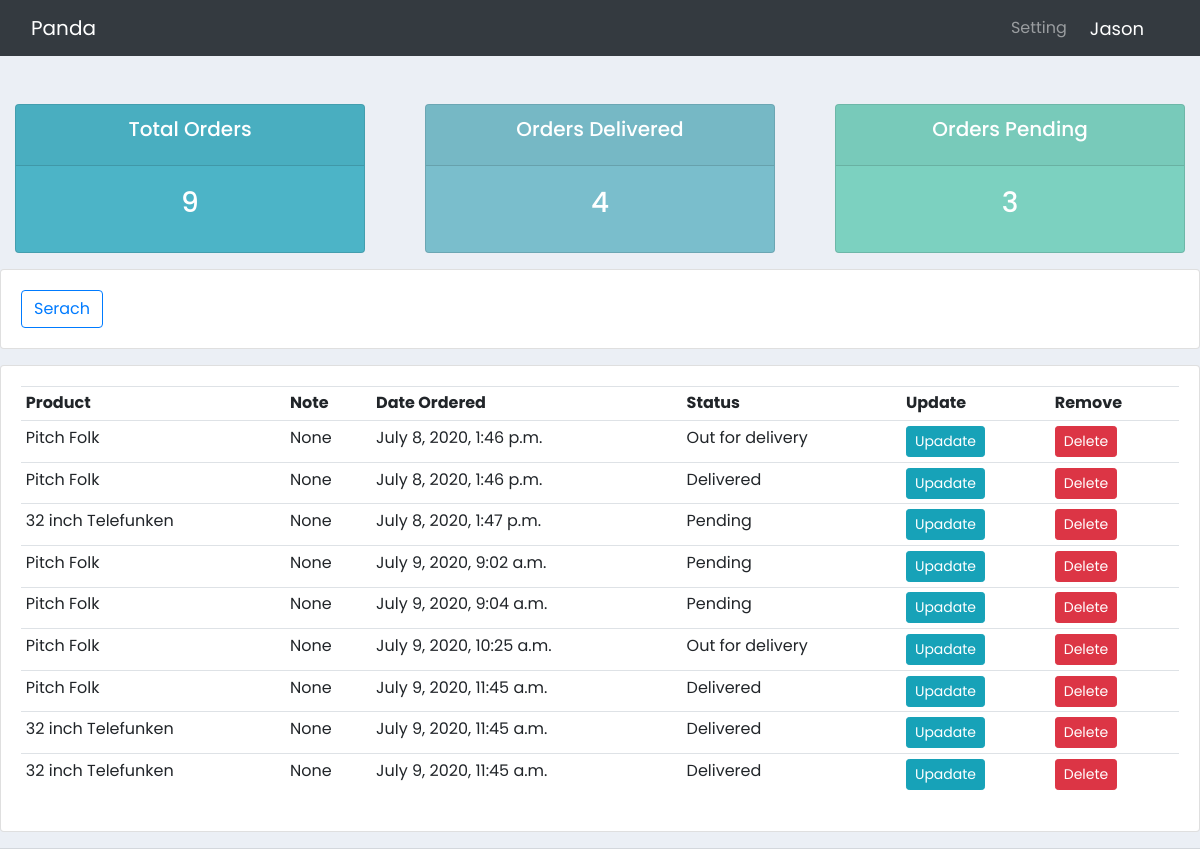
/user/ (signed in), run on the app's committed database.
### accounts/models.py (models this page shows, shortened)
class Order (models.Model) :
    STATUS =(
        ('Pending', '   Pending'),
        ('Out for delivery', 'Out for delivery'),
        ('Delivered', 'delivered'),
    )
    customer = models.ForeignKey(Customer, null = True, on_delete= models.SET_NULL)
    product =models.ForeignKey(Product, null= True, on_delete= models.SET_NULL)
    date_created = models.DateTimeField(auto_now_add = True, null =  True)
    status = models.CharField(max_length=200, null =  True, choices = STATUS)
    note = models.CharField(max_length=1000, null =  True)

class Product(models.Model):
    CATEGORY =(
        ('Indoor', 'Indoor'),
        ('Out Door', 'Out Door'),
        ('Clothing', 'Clothing'),
        ('Electronics', 'Electronics'),
        ('Accessories', 'Accessories'),
    )
    name = models.CharField(max_length=200, null =  True)
    price = models.FloatField(null= True)
    category = models.CharField(max_length=200, null =  True, choices= CATEGORY)
    description = models.CharField(max_length=400, null =  True, blank = True)
    date_created = models.DateTimeField(auto_now_add = True, null =  True)
    tags = models.ManyToManyField(Tag)
    def __str__(self):
        return self.name

### accounts/decorators.py (the view)
        def wrapper_funct(request, *args, **kwargs):
            group = None
            if  request.user.groups.exists():
                group = request.user.groups.all()[0].name
            if group in allowed_roles :
                return view_func(request, *args, **kwargs)
            else:
                return HttpResponse('You are not authorised toviw this page')

### accounts/views.py (called while the page is built)
@login_required(login_url = 'login')
@allowed_users(allowed_roles=['customer','admin'])
def user_view(request):
    orders = request.user.customer.order_set.all()
    total_orders = orders.count()
    pending = orders.filter(status ='Pending').count()
    out_for_delivery = orders.filter(status ='Out for delivery').count()
    delivered = orders.filter( status ='Delivered').count()
    context = {
       'orders' : orders,
        'total_orders' : total_orders,
        'pending' : pending,
        'out_for_delivery' : out_for_delivery,
        'delivered' : delivered,
    }
    return render(request, 'accounts/user.html', context)

### accounts/templates/accounts/user.html (shortened to what this page needs)
{% extends 'accounts/main.html' %}
{% load static %}
{% block content  %}
    {% include 'accounts/stats.html' %}
    <div class="row mb-3">
      <div class="col-md">
        <div class="card card-body">
          <form method="get">
            <button class="btn btn-outline-primary" type="submit">
              Serach
            </button>
          </form>
        </div>
      </div>
    </div>
    <div class="row mb-3">
      <div class="col-md">
        <div class="card card-body">
          <table class="table table-sm">
            <tr>
              <th>Product</th>
              <th>Note</th>
              <th>Date Ordered</th>
              <th>Status</th>
              <th>Update</th>
              <th>Remove</th>
            </tr>
            {% for order in orders %}
            <tr>
                <td>{{order.product}}</td>
                <td>{{order.note}}</td>
                <td>{{order.date_created}}</td>
                <td>{{order.status}}</td>
               <td>
               <a href="{% url 'accounts:updateorder' order.id %}" class="btn btn-sm btn-info" href=""> Upadate</a>
              </td>
              <td>
              <a href="{% url 'accounts:deleteorder' order.id %}" class="btn btn-sm btn-danger" href=""> Delete</a>
              </td>
            </tr>
            {% endfor %}
          </table>
        </div>
      </div>
    </div>
{% endblock  %}

### accounts/templates/accounts/navbar.html (shortened to what this page needs)
{% load static %}
<nav class="navbar navbar-expand-lg navbar-dark bg-dark">
  <div class="container-fluid">
    <a class="navbar-brand" href="{% url 'accounts:home' %}">Panda</a>
  <div class="collapse navbar-collapse mr-auto" id="navbarNav">
    <ul class="navbar-nav ml-auto">
      {% if request.user.is_staff  %}
      <li class="nav-item active">
        <a class="nav-link" href="{% url 'accounts:home' %}">Dashboard <span class="sr-only">(current)</span></a>
      </li>
      <li class="nav-item">
        <a class="nav-link" href="{% url 'accounts:products' %}">Products</a>
      </li>
      {% else %}
      <li class="nav-item">
           <a class="nav-link" href="{% url 'accounts:account' %}">
           Setting
           </a>
      </li>
      {% endif %}
    </ul>
  </div>
  </div>
  <span class="hello-msg" >{{request.user}}</span>
   <span >
   </span>
</nav>

### static/css/main.css (style rules this page uses)
body, html { margin: 0; padding: 0; height: 100%; }
body { background-color: #ebeff5; font-family: 'Poppins', sans-serif; }
a.navbar-brand { font-family: 'Poppins'; font-size: 25; color: red; }
.hello-msg { font-size: 18px; color: #fff; margin-right: 20px }

### data on the page
Order: product "Pitch Folk", note "None", date_created "July 8, 2020, 1:46 p.m.", status "Out for delivery"
Order: product "Pitch Folk", note "None", date_created "July 8, 2020, 1:46 p.m.", status "Delivered"
Order: product "32 inch Telefunken", note "None", date_created "July 8, 2020, 1:47 p.m.", status "Pending"
Order: product "Pitch Folk", note "None", date_created "July 9, 2020, 9:02 a.m.", status "Pending"
Order: product "Pitch Folk", note "None", date_created "July 9, 2020, 9:04 a.m.", status "Pending"
Order: product "Pitch Folk", note "None", date_created "July 9, 2020, 10:25 a.m.", status "Out for delivery"
Order: product "Pitch Folk", note "None", date_created "July 9, 2020, 11:45 a.m.", status "Delivered"
Order: product "32 inch Telefunken", note "None", date_created "July 9, 2020, 11:45 a.m.", status "Delivered"
Order: product "32 inch Telefunken", note "None", date_created "July 9, 2020, 11:45 a.m.", status "Delivered"

### other printed values
{{ request.user }} "Jason"
{{ total_orders }} "9"
{{ delivered }} "4"
{{ pending }} "3"
